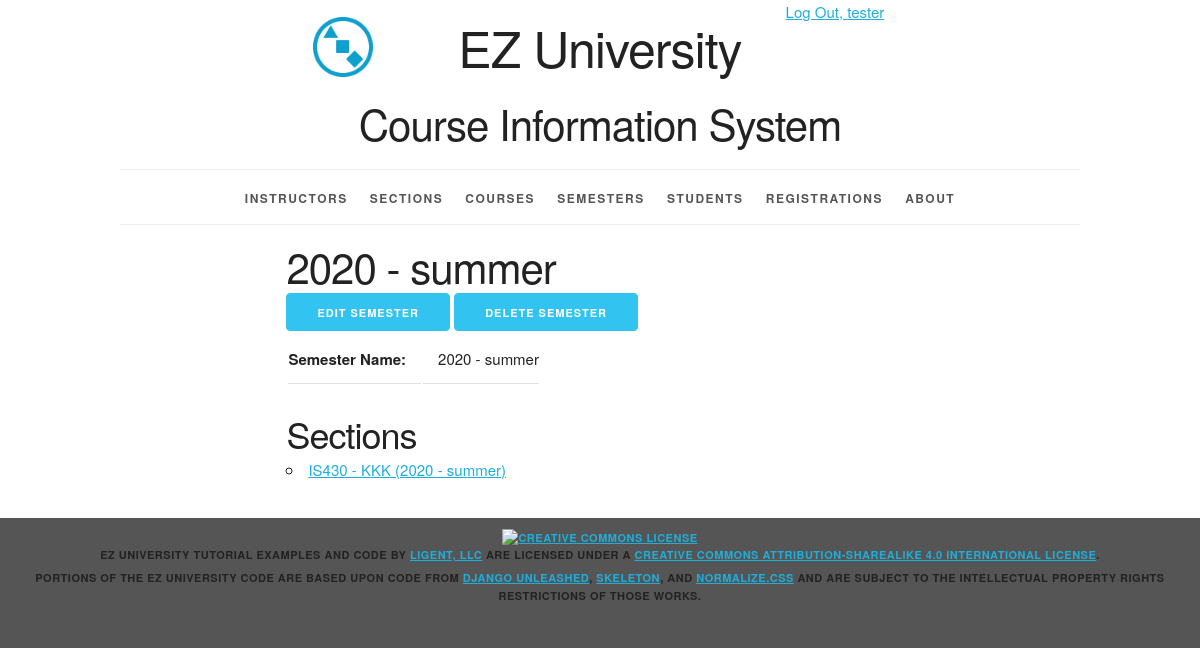
The app's page /semester/4/ (signed in) with its own data.
### courseinfo/models.py (models this page shows, shortened)
class Semester(models.Model):
    semester_id = models.AutoField(primary_key=True)
    year = models.ForeignKey(Year, related_name='semesters', on_delete=models.PROTECT)
    period = models.ForeignKey(Period, related_name='semesters', on_delete=models.PROTECT)
    def __str__(self):
        return '%s - %s' %(self.year.year, self.period.period_name)
    def get_update_url(self):
        return reverse('courseinfo_semester_update_urlpattern',
                       kwargs={'pk': self.pk})
    def get_delete_url(self):
        return reverse('courseinfo_semester_delete_urlpattern',
                       kwargs={'pk':self.pk})
    class Meta:
        ordering = ['year__year', 'period__period_sequence']
        constraints = [
            UniqueConstraint(fields=['year', 'period'], name='unique_semester')
        ]

class Year(models.Model):
    year_id = models.AutoField(primary_key=True)
    year = models.IntegerField(unique=True)
    class Meta:
        ordering = ['year']

class Period(models.Model):
    period_id = models.AutoField(primary_key=True)
    period_sequence = models.IntegerField(unique=True)
    period_name = models.CharField(max_length=45, unique=True)
    class Meta:
        ordering = ['period_sequence']

class Section(models.Model):
    section_id = models.AutoField(primary_key=True)
    section_name = models.CharField(max_length=20)
    semester = models.ForeignKey(Semester, related_name='sections', on_delete=models.PROTECT)
    course = models.ForeignKey(Course, related_name='sections', on_delete=models.PROTECT)
    instructor = models.ForeignKey(Instructor, related_name='sections', on_delete=models.PROTECT)
    def __str__(self):
        return '%s - %s (%s)' % (self.course.course_number, self.section_name, self.semester.__str__())
    def get_absolute_url(self):
        return reverse('courseinfo_section_detail_urlpattern',
                       kwargs={'pk':self.pk}
                       )
    class Meta:
        ordering = ['course', 'section_name', 'semester']
        constraints = [
            UniqueConstraint(fields=['semester', 'course', 'section_name'],
                             name='unique_section')
        ]

class Course(models.Model):
    course_id = models.AutoField(primary_key=True)
    course_number = models.CharField(max_length=20)
    course_name = models.CharField(max_length=255)
    class Meta:
        ordering = ['course_number', 'course_name']
        constraints = [
            UniqueConstraint(fields=['course_number', 'course_name'], name='unique_course')
        ]

### courseinfo/views.py (the view)
class SemesterDetail(LoginRequiredMixin, PermissionRequiredMixin,DetailView):
    model = Semester
    permission_required = 'courseinfo.view_semester'
    def get_context_data(self, **kwargs):
        context = super(DetailView, self).get_context_data(**kwargs)
        semester = self.get_object()
        section_list = semester.sections.all()
        context['section_list'] = section_list
        return context

### courseinfo/templates/courseinfo/semester_detail.html (shortened to what this page needs)
{% extends 'courseinfo/base.html' %}
{% block content %}
    <article>
        <div class="row">
            <div class="offset-by-two eight columns">
                <h2>{{ semester }}</h2>
                <ul class="inline">
                    {% if perms.courseinfo.change_semester %}
                        <li>
                            <a href="{{ semester.get_update_url }}"
                               class="button button-primary">
                                Edit Semester</a></li>
                    {% endif %}
                    {% if perms.courseinfo.delete_semester %}
                        <a href="{{ semester.get_delete_url }}"
                           class="button button-primary">
                            Delete Semester</a></li>
                    {% endif %}
                </ul>
                <section>
                    <table>
                        <tr>
                            <th>Semester Name:</th>
                            <td>{{ semester }}</td>
                        </tr>
                    </table>
                </section>
                <section>
                    <h3>Sections</h3>
                    <ul>
                        {% for section in section_list %}
                            <li>
                                <a href="{{ section.get_absolute_url }}">{{ section }}</a>
                            </li>
                        {% empty %}
                            <li><em>There are currently no sections for this semester.</em></li>
                        {% endfor %}
                    </ul>
                </section>
            </div>
        </div>
    </article>
{% endblock %}

### courseinfo/templates/courseinfo/base.html (shortened to what this page needs)
{% load static %}
<!DOCTYPE html>
<html lang="en">
<head>
    <link rel="stylesheet" type="text/css"
          href="{% static 'coursinfo/normalize.css' %}">
    <link rel="stylesheet" type="text/css"
          href="{% static 'courseinfo/skeleton.css' %}">
    <link rel="stylesheet" type="text/css"
          href="{% static 'courseinfo/style.css' %}">
</head>
<body>
<div class="container">
    <div class="status row">
        <div class="offset-by-eight four columns">
            <ul class="inline">
                {% if user.is_authenticated %}
                    <li><a href="{% url 'logout_urlpattern' %}">
                        Log Out, {{ user.get_username }}</a></li>
                {% else %}
                    <li><a href="{% url 'login_urlpattern' %}">
                        Log In</a></li>
                {% endif %}
            </ul>
        </div>
    </div>
    <header class="row">
        <div class="offset-by-one ten columns">
            <h1 class="logo">EZ University</h1>
            <h2>Course Information System</h2>
        </div>
    </header>
    <nav>
        <ul>
            {% if perms.courseinfo.view_instructor %}
                <li>
                    <a href="{% url 'courseinfo_instructor_list_urlpattern' %}">
                        Instructors</a></li>
            {% endif %}
            {% if perms.courseinfo.view_section %}
                <li>
                    <a href="{% url 'courseinfo_section_list_urlpattern' %}">
                        Sections</a></li>
            {% endif %}
            {% if perms.courseinfo.view_course %}
                <li>
                    <a href="{% url 'courseinfo_course_list_urlpattern' %}">
                        Courses</a></li>
            {% endif %}
            {% if perms.courseinfo.view_semester %}
                <li>
                    <a href="{% url 'courseinfo_semester_list_urlpattern' %}">
                        Semesters</a></li>
            {% endif %}
            {% if perms.courseinfo.view_student %}
                <li>
                    <a href="{% url 'courseinfo_student_list_urlpattern' %}">
                        Students</a></li>
            {% endif %}
            {% if perms.courseinfo.view_registration %}
                <li>
                    <a href="{% url 'courseinfo_registration_list_urlpattern' %}">
                        Registrations</a></li>
            {% endif %}
            <li>
                <a href="{% url 'about_urlpattern' %}">
                    About</a></li>
        </ul>
    </nav>
    <main>
        {% block content %}{% endblock %}
    </main>
</div>
<footer>
    <p>
        <a rel="license" href="http://creativecommons.org/licenses/by-sa/4.0/">
            <img alt="Creative Commons License" style="border-width:0"
                 src="https://i.creativecommons.org/l/by-sa/4.0/88x31.png"/>
        </a><br/><span property="dct:title">EZ University Tutorial Examples and Code</span>
        by
        <a href="https://www.ligent.net" property="cc:attributionName"
           rel="cc:attributionURL">Ligent, LLC</a> are licensed under a
        <a rel="license" href="http://creativecommons.org/licenses/by-sa/4.0/">Creative Commons Attribution-ShareAlike
            4.0 International License</a>.
    </p>
    <p>Portions of the EZ University code are based upon code from
        <a href="https://django-unleashed.com">Django Unleashed</a>,
        <a href="http://getskeleton.com/">Skeleton</a>, and
        <a href="https://necolas.github.io/normalize.css/">Normalize.css</a> and
        are subject to the intellectual property rights restrictions of those works.
    </p>
</footer>
</body>
</html>

### courseinfo/static/courseinfo/skeleton.css (style rules this page uses)
.container { position: relative; width: 100%; max-width: 960px; margin: 0 auto; padding: 0 20px; box-sizing: border-box; }
.column, .columns { width: 100%; float: left; box-sizing: border-box; }
@media (min-width: 400px) { .container { width: 85%; padding: 0; } }
@media (min-width: 550px) { .container { width: 80%; } }
@media (min-width: 550px) { .column, .columns { margin-left: 4%; } }
@media (min-width: 550px) { .column:first-child, .columns:first-child { margin-left: 0; } }
@media (min-width: 550px) { .four.columns { width: 30.6666666667%; } }
@media (min-width: 550px) { .eight.columns { width: 65.3333333333%; } }
@media (min-width: 550px) { .ten.columns { width: 82.6666666667%; } }
@media (min-width: 550px) { .offset-by-one.column, .offset-by-one.columns { margin-left: 8.66666666667%; } }
@media (min-width: 550px) { .offset-by-two.column, .offset-by-two.columns { margin-left: 17.3333333333%; } }
@media (min-width: 550px) { .offset-by-eight.column, .offset-by-eight.columns { margin-left: 69.3333333333%; } }
html { font-size: 62.5%; }
body { font-size: 1.5em; line-height: 1.6; font-weight: 400; font-family: "Raleway", "HelveticaNeue", "Helvetica Neue", Helvetica, Arial, sans-serif; color: #222; }
h1, h2, h3, h4, h5, h6 { margin-top: 0; margin-bottom: 2rem; font-weight: 300; }
h1 { font-size: 4.0rem; line-height: 1.2; letter-spacing: -.1rem; }
h2 { font-size: 3.6rem; line-height: 1.25; letter-spacing: -.1rem; }
h3 { font-size: 3.0rem; line-height: 1.3; letter-spacing: -.1rem; }
@media (min-width: 550px) { h1 { font-size: 5.0rem; } }
@media (min-width: 550px) { h2 { font-size: 4.2rem; } }
@media (min-width: 550px) { h3 { font-size: 3.6rem; } }
p { margin-top: 0; }
a { color: #1EAEDB; }
.button, button, input[type="submit"], input[type="reset"], input[type="button"] { display: inline-block; height: 38px; padding: 0 30px; color: #555; text-align: center; font-size: 11px; font-weight: 600; line-height: 38px; letter-spacing: .1rem; text-transform: uppercase; text-decoration: none; white-space: nowrap; background-color: transparent; border-radius: 4px; border: 1px solid #bbb; cursor: pointer; box-sizing: border-box; }
.button.button-primary, button.button-primary, input[type="submit"].button-primary, input[type="reset"].button-primary, input[type="button"].button-primary { color: #FFF; background-color: #33C3F0; border-color: #33C3F0; }
ul { list-style: circle inside; }
ol, ul { padding-left: 0; margin-top: 0; }
li { margin-bottom: 1rem; }
th, td { padding: 12px 15px; text-align: left; border-bottom: 1px solid #E1E1E1; }
th:first-child, td:first-child { padding-left: 0; }
th:last-child, td:last-child { padding-right: 0; }
button, .button { margin-bottom: 1rem; }
pre, blockquote, dl, figure, table, p, ul, ol, form { margin-bottom: 2.5rem; }
.container:after, .row:after, .u-cf { content: ""; display: table; clear: both; }

### records on screen
Semester: year+period "2020 - summer"
Section: course+section_name+semester "IS430 - KKK (2020 - summer)"

### other values on screen
{{ user.get_username }} "tester"
